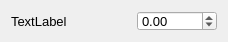
<?xml version="1.0" encoding="UTF-8"?>
<ui version="4.0">
 <class>Widget_VariableDescriptor</class>
 <widget class="QWidget" name="Widget_VariableDescriptor">
  <property name="geometry">
   <rect>
    <x>0</x>
    <y>0</y>
    <width>226</width>
    <height>40</height>
   </rect>
  </property>
  <property name="windowTitle">
   <string>Form</string>
  </property>
  <property name="styleSheet">
   <string notr="true">QMenuBar{
background-color:#1d1d1d;
padding:5px;
	font: 12pt &quot;MS Shell Dlg 2&quot;;
}

QMenuBar::item{
background-color:#1d1d1d;
color:#fff;
padding:5px;

}

QMenu{
color:#fff;
padding:0;
}

QMenu::item:selected{
color:#fff;
background-color:#00aba9;
}

QTableWidget{
background-color:#3d3d3d;
color:#fff;
  selection-background-color: #da532c;
border:solid;
border-width:3px;
border-color:#da532c;
}
QHeaderView::section{
background-color:qlineargradient(spread:pad, x1:0, y1:0, x2:1, y2:0, stop:0 rgba(20, 158, 217, 255), stop:1 rgba(36, 158, 217, 255));
border:none;
border-top-style:solid;
border-width:1px;
border-top-color:qlineargradient(spread:pad, x1:0, y1:0, x2:1, y2:0, stop:0 rgba(20, 158, 217, 255), stop:1 rgba(36, 158, 217, 255));
color:#fff;

}
QHeaderView{
background-color:qlineargradient(spread:pad, x1:0, y1:0, x2:1, y2:0, stop:0 rgba(20, 158, 217, 255), stop:1 rgba(36, 158, 217, 255));

border:none;
border-top-style:solid;
border-width:1px;
border-top-color:#149ED9;
color:#fff;
	font: 75 12pt &quot;Calibri&quot;;
}

QTableCornerButton::section{
border:none;
background-color:#149ED9;
}

QListWidget{
background-color:#3d3d3d;
color:#fff;
}

QMenu{
background-color:#3d3d3d;
}
QStatusBar{
background-color:#7e3878;
color:#fff;
}

QPushButton{
border-style:solid;
background-color:#3d3d3d;
color:#fff;
border-radius:7px;
}

QPushButton:disabled {
background-color: rgb(204, 0, 0);
}

QPushButton:hover{
color:#ccc;
	background-color: qlineargradient(spread:pad, x1:0.517, y1:0, x2:0.517, y2:1, stop:0 rgba(45, 45, 45, 255), stop:0.505682 rgba(45, 45, 45, 255), stop:1 rgba(29, 29, 29, 255));
	border-color:#2d89ef;
border-width:2px;
}

QPushButton:pressed{
background-color: qlineargradient(spread:pad, x1:0.517, y1:0, x2:0.517, y2:1, stop:0 rgba(29, 29, 29, 255), stop:0.505682 rgba(45, 45, 45, 255), stop:1 rgba(29, 29, 29, 255));
}


QTabWidget::tab{
background-color:#3d3d3d;
}

QLineEdit{
border-radius:0;
}

QProgressBar{
border-radius:0;
text-align:center;
color:#fff;
background-color:transparent;
border: 2px solid #e3a21a;
border-radius:7px;
	font: 75 12pt &quot;Open Sans&quot;;

}

QProgressBar::chunk{
background-color:#2d89ef;
width:20px;
}</string>
  </property>
  <layout class="QGridLayout" name="gridLayout">
   <item row="0" column="0">
    <layout class="QHBoxLayout" name="horizontalLayout">
     <item>
      <widget class="QLabel" name="label_VariableName">
       <property name="sizePolicy">
        <sizepolicy hsizetype="Fixed" vsizetype="Fixed">
         <horstretch>0</horstretch>
         <verstretch>0</verstretch>
        </sizepolicy>
       </property>
       <property name="minimumSize">
        <size>
         <width>120</width>
         <height>20</height>
        </size>
       </property>
       <property name="maximumSize">
        <size>
         <width>120</width>
         <height>20</height>
        </size>
       </property>
       <property name="font">
        <font>
         <pointsize>10</pointsize>
        </font>
       </property>
       <property name="text">
        <string>TextLabel</string>
       </property>
      </widget>
     </item>
     <item>
      <widget class="QDoubleSpinBox" name="doubleSpinBox_VariableValue">
       <property name="enabled">
        <bool>true</bool>
       </property>
       <property name="sizePolicy">
        <sizepolicy hsizetype="MinimumExpanding" vsizetype="MinimumExpanding">
         <horstretch>0</horstretch>
         <verstretch>0</verstretch>
        </sizepolicy>
       </property>
       <property name="minimumSize">
        <size>
         <width>80</width>
         <height>20</height>
        </size>
       </property>
       <property name="maximumSize">
        <size>
         <width>80</width>
         <height>20</height>
        </size>
       </property>
       <property name="font">
        <font>
         <pointsize>10</pointsize>
        </font>
       </property>
       <property name="alignment">
        <set>Qt::AlignLeading|Qt::AlignLeft|Qt::AlignVCenter</set>
       </property>
       <property name="minimum">
        <double>-1000000.000000000000000</double>
       </property>
       <property name="maximum">
        <double>1000000.000000000000000</double>
       </property>
      </widget>
     </item>
    </layout>
   </item>
  </layout>
 </widget>
 <resources/>
 <connections/>
</ui>
